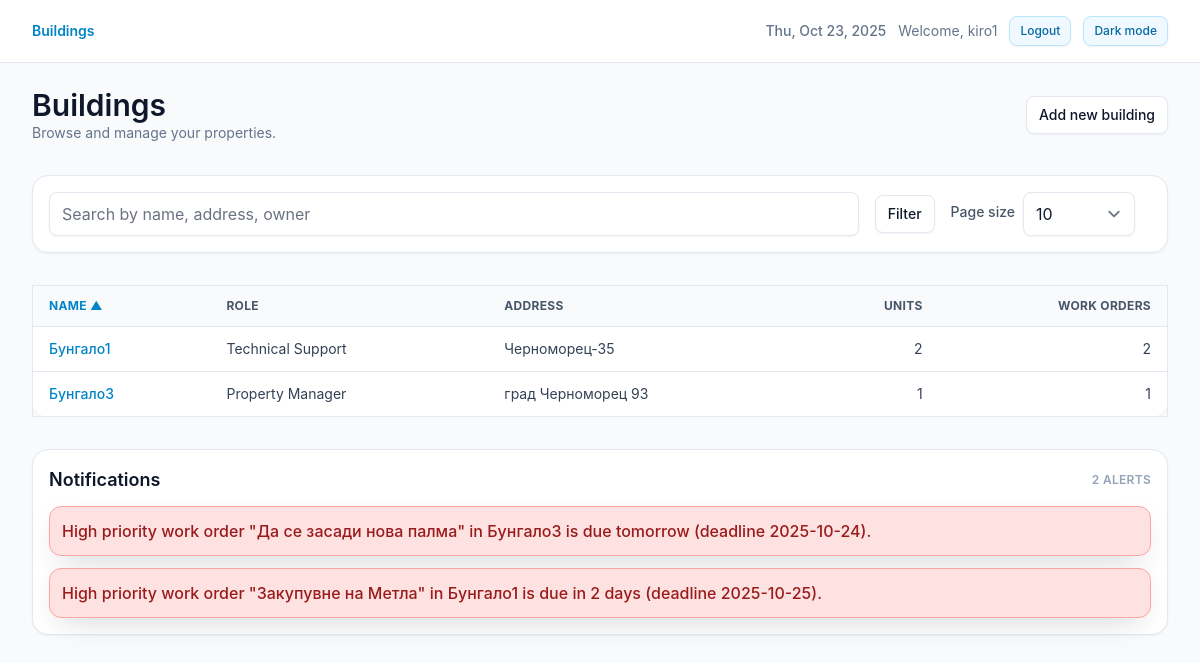
The page /buildings/ (signed in) on the database as committed earlier.
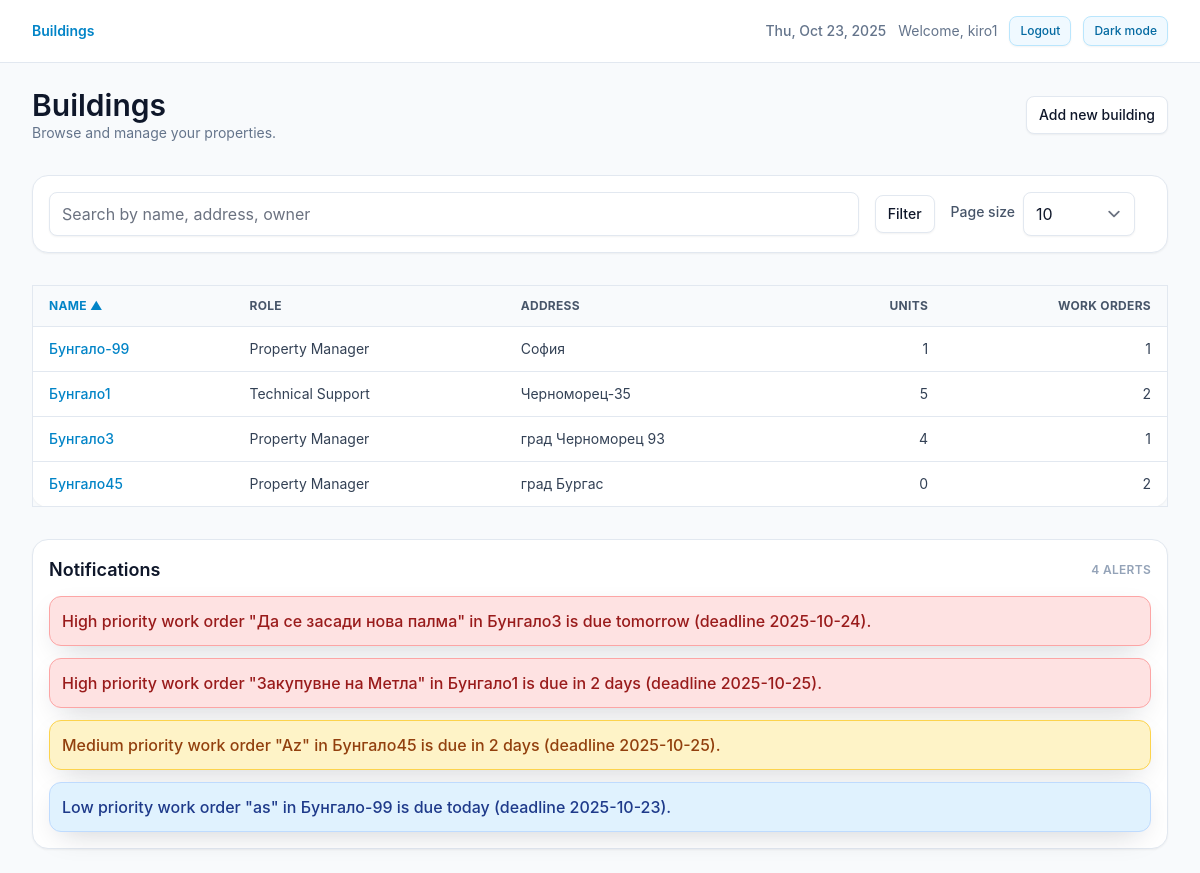
The same page on the database as committed later.
### core/models.py (models this page shows, shortened)
class TimeStampedModel(models.Model):
    created_at = models.DateTimeField(auto_now_add=True, db_index=True)
    updated_at = models.DateTimeField(auto_now=True)
    class Meta:
        abstract = True

class Building(TimeStampedModel):
    class Role(models.TextChoices):
        TECH_SUPPORT = "TECH_SUPPORT", "Technical Support"
        PROPERTY_MANAGER = "PROPERTY_MANAGER", "Property Manager"
        EXTERNAL_CONTRACTOR = "EXTERNAL_CONTRACTOR", "External Contractor"
    owner = models.ForeignKey(
        settings.AUTH_USER_MODEL,
        on_delete=models.CASCADE,
        related_name="buildings",
    )
    name = models.CharField(max_length=255, db_index=True)
    address = models.CharField(max_length=512, blank=True)
    description = models.TextField(blank=True)
    role = models.CharField(
        max_length=32,
        choices=Role.choices,
        default=Role.TECH_SUPPORT,
    )
    objects = BuildingQuerySet.as_manager()
    class Meta:
        ordering = ["name", "id"]
    @property
    def units_count(self) -> int:
        val = getattr(self, "_units_count", None)
        return int(val) if val is not None else self.units.count()
    @property
    def work_orders_count(self) -> int:
        val = getattr(self, "_work_orders_count", None)
        if val is not None:
            return int(val)
        return self.work_orders.filter(
            archived_at__isnull=True,
            status__in=[WorkOrder.Status.OPEN, WorkOrder.Status.IN_PROGRESS],
        ).count()

### core/views.py (the view)
# urls.py: path("buildings/", views.BuildingListView.as_view(), name="buildings_list"),
class BuildingListView(LoginRequiredMixin, ListView):
    model = Building
    template_name = "core/buildings_list.html"
    context_object_name = "buildings"
    def get_paginate_by(self, queryset):
        try:
            return int(self.request.GET.get("per", 10))
        except (TypeError, ValueError):
            return 10
    def get_queryset(self):
        user = self.request.user
        qs = (
            Building.objects.visible_to(user)
            .with_unit_stats()
            .select_related("owner")
        )
        q = (self.request.GET.get("q") or "").strip()
        if q:
            qs = qs.filter(
                Q(name__icontains=q)
                | Q(address__icontains=q)
                | Q(owner__username__icontains=q)
            )
        sort = (self.request.GET.get("sort") or "name").strip()
        allow_owner_sort = user.is_staff or user.is_superuser
        allowed = {
            "name",
            "-name",
            "role",
            "-role",
            "address",
            "-address",
            "units_count",
            "-units_count",
            "work_orders_count",
            "-work_orders_count",
        }
        if allow_owner_sort:
            allowed.update({"owner", "-owner"})
        if sort not in allowed:
            sort = "name"
        sort_map = {
            "units_count": "_units_count",
            "work_orders_count": "_work_orders_count",
            "owner": "owner__username",
        }
        sort_field = sort
        if sort.lstrip("-") in sort_map:
            base = sort_map[sort.lstrip("-")]
            sort_field = "-" + base if sort.startswith("-") else base
        self._effective_sort = sort
        return qs.order_by(sort_field, "id")
    def get_context_data(self, **kwargs):
        ctx = super().get_context_data(**kwargs)
        ctx["q"] = (self.request.GET.get("q") or "").strip()
        try:
            ctx["per"] = int(self.request.GET.get("per", 10))
        except (TypeError, ValueError):
            ctx["per"] = 10
        ctx["sort"] = getattr(self, "_effective_sort", "name")
        ctx["show_owner_column"] = self.request.user.is_staff or self.request.user.is_superuser
        ctx["notifications"] = self._build_notifications()
        return ctx
    def _build_notifications(self):
        user = self.request.user
        if not user.is_authenticated:
            return []
        visible_buildings = (
            Building.objects.visible_to(user).values_list("id", flat=True)
        )
        visible_ids = list(visible_buildings)
        if not visible_ids:
            return []
        is_admin = user.is_staff or user.is_superuser
        today = timezone.localdate()
        notifications: list[dict[str, str]] = []
        base_open = (
            WorkOrder.objects.filter(
                building_id__in=visible_ids,
                archived_at__isnull=True,
                status__in=[WorkOrder.Status.OPEN, WorkOrder.Status.IN_PROGRESS],
            )
            .select_related("building__owner", "unit")
        )
        thresholds = {
            WorkOrder.Priority.HIGH: 7,
            WorkOrder.Priority.MEDIUM: 7,
            WorkOrder.Priority.LOW: 30,
        }
        priority_levels = {
            WorkOrder.Priority.HIGH: "danger",
            WorkOrder.Priority.MEDIUM: "warning",
            WorkOrder.Priority.LOW: "info",
        }
        for priority, window in thresholds.items():
            window_end = today + timedelta(days=window)
            upcoming = (
                base_open.filter(priority=priority, deadline__gte=today, deadline__lte=window_end)
                .order_by("deadline")[:10]
            )
            for wo in upcoming:
                building = wo.building
                building_id = wo.building_id
                building_name = building.name if building_id else "your building"
                owner_label = None
                if is_admin and building_id:
                    owner = getattr(building, "owner", None)
                    if owner:
                        owner_label = owner.get_full_name() or owner.username
                days_left = (wo.deadline - today).days
                if days_left < 0:
                    due_text = f"overdue by {abs(days_left)} days"
                elif days_left == 0:
                    due_text = "due today"
                elif days_left == 1:
                    due_text = "due tomorrow"
                else:
                    due_text = f"due in {days_left} days"
                message = (
                    f"{wo.get_priority_display()} priority work order \"{wo.title}\" "
                    f"in {building_name} is {due_text} (deadline {wo.deadline})"
                )
                if owner_label:
                    message += f" (owner: {owner_label})"
                notifications.append(
                    {
                        "id": f"wo-deadline-{wo.id}",
                        "level": priority_levels[priority],
                        "message": message + ".",
                        "category": "deadline",
                    }
                )
        return notifications

### core/context_processors.py (called while the page is built)
def theme(request):
    return {
        "theme": request.session.get("theme", "light"),
    }

### core/models.py (called while the page is built)
    def visible_to(self, user):
        if not user or not user.is_authenticated:
            return self.none()
        if user.is_staff or user.is_superuser:
            return self
        return self.filter(owner=user)

    def with_unit_stats(self):
        return self.annotate(
            _units_count=Count("units", distinct=True),
            _work_orders_count=Count(
                "work_orders",
                filter=Q(work_orders__archived_at__isnull=True)
                       & Q(work_orders__status__in=[
                            WorkOrder.Status.OPEN,
                            WorkOrder.Status.IN_PROGRESS
                         ]),
                distinct=True,
            ),
        )

### templates/core/buildings_list.html (shortened to what the changed rows need)
{% extends "base.html" %}
{% block content %}
  <section class="space-y-8">
    <div class="flex flex-col gap-4 md:flex-row md:items-center md:justify-between">
      <div>
        <h1 class="text-3xl font-semibold text-brand-foreground dark:text-white">Buildings</h1>
      </div>
    </div>
    <div class="hidden overflow-x-auto md:block">
      <table class="min-w-full divide-y divide-slate-200 rounded-2xl border border-slate-200 bg-white text-sm shadow-sm dark:divide-slate-700 dark:border-slate-700 dark:bg-slate-900">
        <thead class="bg-slate-50 dark:bg-slate-800">
          <tr class="text-left text-xs font-semibold uppercase tracking-wide text-slate-500 dark:text-slate-300">
            <th class="px-4 py-3">
              {% with field='name' %}
                {% if sort == field %}
                  <a class="flex items-center gap-1 text-sky-600" href="?q={{ q|urlencode }}&sort=-name&per={{ per }}">Name ▲</a>
                {% elif sort == '-'|add:field %}
                  <a class="flex items-center gap-1 text-sky-600" href="?q={{ q|urlencode }}&sort=name&per={{ per }}">Name ▼</a>
                {% else %}
                  <a class="flex items-center gap-1 text-slate-600 hover:text-sky-600 dark:text-slate-200" href="?q={{ q|urlencode }}&sort=name&per={{ per }}">Name</a>
                {% endif %}
              {% endwith %}
            </th>
            <th class="px-4 py-3">
              {% with field='role' %}
                {% if sort == field %}
                  <a class="flex items-center gap-1 text-sky-600" href="?q={{ q|urlencode }}&sort=-role&per={{ per }}">Role ▲</a>
                {% elif sort == '-'|add:field %}
                  <a class="flex items-center gap-1 text-sky-600" href="?q={{ q|urlencode }}&sort=role&per={{ per }}">Role ▼</a>
                {% else %}
                  <a class="flex items-center gap-1 text-slate-600 hover:text-sky-600 dark:text-slate-200" href="?q={{ q|urlencode }}&sort=role&per={{ per }}">Role</a>
                {% endif %}
              {% endwith %}
            </th>
            <th class="px-4 py-3">
              {% with field='address' %}
                {% if sort == field %}
                  <a class="flex items-center gap-1 text-sky-600" href="?q={{ q|urlencode }}&sort=-address&per={{ per }}">Address ▲</a>
                {% elif sort == '-'|add:field %}
                  <a class="flex items-center gap-1 text-sky-600" href="?q={{ q|urlencode }}&sort=address&per={{ per }}">Address ▼</a>
                {% else %}
                  <a class="flex items-center gap-1 text-slate-600 hover:text-sky-600 dark:text-slate-200" href="?q={{ q|urlencode }}&sort=address&per={{ per }}">Address</a>
                {% endif %}
              {% endwith %}
            </th>
            <th class="px-4 py-3 text-right">
              {% with field='units_count' %}
                {% if sort == field %}
                  <a class="flex justify-end gap-1 text-sky-600" href="?q={{ q|urlencode }}&sort=-units_count&per={{ per }}">Units ▲</a>
                {% elif sort == '-'|add:field %}
                  <a class="flex justify-end gap-1 text-sky-600" href="?q={{ q|urlencode }}&sort=units_count&per={{ per }}">Units ▼</a>
                {% else %}
                  <a class="flex justify-end gap-1 text-slate-600 hover:text-sky-600 dark:text-slate-200" href="?q={{ q|urlencode }}&sort=units_count&per={{ per }}">Units</a>
                {% endif %}
              {% endwith %}
            </th>
            <th class="px-4 py-3 text-right">
              {% with field='work_orders_count' %}
                {% if sort == field %}
                  <a class="flex justify-end gap-1 text-sky-600" href="?q={{ q|urlencode }}&sort=-work_orders_count&per={{ per }}">Work Orders ▲</a>
                {% elif sort == '-'|add:field %}
                  <a class="flex justify-end gap-1 text-sky-600" href="?q={{ q|urlencode }}&sort=work_orders_count&per={{ per }}">Work Orders ▼</a>
                {% else %}
                  <a class="flex justify-end gap-1 text-slate-600 hover:text-sky-600 dark:text-slate-200" href="?q={{ q|urlencode }}&sort=work_orders_count&per={{ per }}">Work Orders</a>
                {% endif %}
              {% endwith %}
            </th>
          </tr>
        </thead>
        <tbody class="divide-y divide-slate-200 dark:divide-slate-800">
          {% for b in buildings %}
            <tr class="text-sm text-slate-700 dark:text-slate-200">
              <td class="px-4 py-3 font-medium">
                <a href="{% url 'building_detail' b.id %}" class="text-sky-600 hover:text-sky-700 dark:text-sky-300 dark:hover:text-sky-200 break-words hyphens-auto">{{ b.name }}</a>
              </td>
              <td class="px-4 py-3">{{ b.get_role_display }}</td>
              <td class="px-4 py-3">{{ b.address }}</td>
              <td class="px-4 py-3 text-right">{{ b.units_count }}</td>
              <td class="px-4 py-3 text-right">{{ b.work_orders_count }}</td>
            </tr>
          {% empty %}
            <tr>
              <td colspan="{{ show_owner_column|yesno:'6,5' }}" class="px-4 py-6 text-center text-sm text-slate-500 dark:text-slate-300">
                No buildings found.
              </td>
            </tr>
          {% endfor %}
        </tbody>
      </table>
    </div>
    <section class="rounded-2xl border border-slate-200 bg-white p-4 shadow-sm dark:border-slate-700 dark:bg-slate-900">
      <div class="flex items-center justify-between gap-2">
        <h2 class="text-lg font-semibold text-brand-foreground dark:text-white">Notifications</h2>
        {% if notifications %}
          <span class="text-xs font-semibold uppercase tracking-wide text-slate-400 dark:text-slate-500">{{ notifications|length }} alerts</span>
        {% endif %}
      </div>
      {% if notifications %}
        <ul class="mt-3 space-y-3">
          {% for note in notifications %}
            <li class="alert alert--{{ note.level }}">{{ note.message }}</li>
          {% endfor %}
        </ul>
      {% else %}
        <p class="mt-3 text-sm text-slate-500 dark:text-slate-400">No notifications right now.</p>
      {% endif %}
    </section>
  </section>
{% endblock %}

Rows that differ between the two databases and show on the page:
added Building: name "Бунгало-99", role "Property Manager", address "София", units_count "1", work_orders_count "1"
changed Building "Бунгало1": units_count "2" → "5"
computed for Building "Бунгало3": units_count "1" → "4"
added Building: name "Бунгало45", role "Property Manager", address "град Бургас", units_count "0", work_orders_count "2"
Other text that changed with them:
{{ notifications|length }}: "2" → "4"
new list line: "Medium priority work order \"Az\" in Бунгало45 is due in 2 days (deadline 2025-10-25)."
new list line: "Low priority work order \"as\" in Бунгало-99 is due today (deadline 2025-10-23)."
